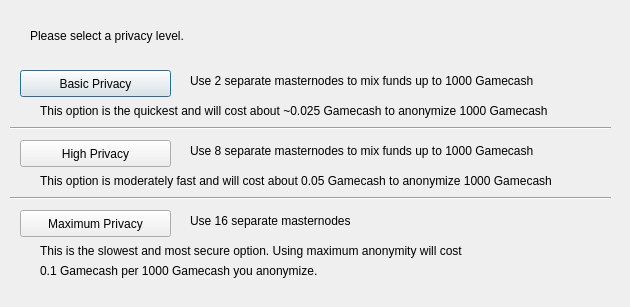
<?xml version="1.0" encoding="UTF-8"?>
<ui version="4.0">
 <class>DarksendConfig</class>
 <widget class="QDialog" name="DarksendConfig">
  <property name="geometry">
   <rect>
    <x>0</x>
    <y>0</y>
    <width>630</width>
    <height>307</height>
   </rect>
  </property>
  <property name="windowTitle">
   <string>Configure Darksend</string>
  </property>
  <widget class="QPushButton" name="buttonBasic">
   <property name="geometry">
    <rect>
     <x>20</x>
     <y>70</y>
     <width>151</width>
     <height>27</height>
    </rect>
   </property>
   <property name="text">
    <string>Basic Privacy</string>
   </property>
  </widget>
  <widget class="QPushButton" name="buttonHigh">
   <property name="geometry">
    <rect>
     <x>20</x>
     <y>140</y>
     <width>151</width>
     <height>27</height>
    </rect>
   </property>
   <property name="text">
    <string>High Privacy</string>
   </property>
  </widget>
  <widget class="QPushButton" name="buttonMax">
   <property name="geometry">
    <rect>
     <x>20</x>
     <y>210</y>
     <width>151</width>
     <height>27</height>
    </rect>
   </property>
   <property name="text">
    <string>Maximum Privacy</string>
   </property>
  </widget>
  <widget class="QLabel" name="label">
   <property name="geometry">
    <rect>
     <x>30</x>
     <y>20</y>
     <width>571</width>
     <height>31</height>
    </rect>
   </property>
   <property name="text">
    <string>Please select a privacy level.</string>
   </property>
  </widget>
  <widget class="QLabel" name="label_2">
   <property name="geometry">
    <rect>
     <x>190</x>
     <y>70</y>
     <width>421</width>
     <height>21</height>
    </rect>
   </property>
   <property name="text">
    <string>Use 2 separate masternodes to mix funds up to 1000 Gamecash</string>
   </property>
  </widget>
  <widget class="QLabel" name="label_3">
   <property name="geometry">
    <rect>
     <x>190</x>
     <y>140</y>
     <width>411</width>
     <height>21</height>
    </rect>
   </property>
   <property name="text">
    <string>Use 8 separate masternodes to mix funds up to 1000 Gamecash</string>
   </property>
  </widget>
  <widget class="QLabel" name="label_4">
   <property name="geometry">
    <rect>
     <x>190</x>
     <y>210</y>
     <width>421</width>
     <height>21</height>
    </rect>
   </property>
   <property name="text">
    <string>Use 16 separate masternodes</string>
   </property>
  </widget>
  <widget class="QLabel" name="label_6">
   <property name="geometry">
    <rect>
     <x>40</x>
     <y>100</y>
     <width>561</width>
     <height>21</height>
    </rect>
   </property>
   <property name="text">
    <string>This option is the quickest and will cost about ~0.025 Gamecash to anonymize 1000 Gamecash</string>
   </property>
  </widget>
  <widget class="QLabel" name="label_7">
   <property name="geometry">
    <rect>
     <x>40</x>
     <y>170</y>
     <width>561</width>
     <height>21</height>
    </rect>
   </property>
   <property name="text">
    <string>This option is moderately fast and will cost about 0.05 Gamecash to anonymize 1000 Gamecash</string>
   </property>
  </widget>
  <widget class="QLabel" name="label_8">
   <property name="geometry">
    <rect>
     <x>40</x>
     <y>240</y>
     <width>561</width>
     <height>21</height>
    </rect>
   </property>
   <property name="text">
    <string>This is the slowest and most secure option. Using maximum anonymity will cost</string>
   </property>
  </widget>
  <widget class="QLabel" name="label_9">
   <property name="geometry">
    <rect>
     <x>40</x>
     <y>260</y>
     <width>561</width>
     <height>21</height>
    </rect>
   </property>
   <property name="text">
    <string>0.1 Gamecash per 1000 Gamecash you anonymize.</string>
   </property>
  </widget>
  <widget class="Line" name="line">
   <property name="geometry">
    <rect>
     <x>10</x>
     <y>120</y>
     <width>601</width>
     <height>16</height>
    </rect>
   </property>
   <property name="orientation">
    <enum>Qt::Horizontal</enum>
   </property>
  </widget>
  <widget class="Line" name="line_2">
   <property name="geometry">
    <rect>
     <x>10</x>
     <y>190</y>
     <width>601</width>
     <height>16</height>
    </rect>
   </property>
   <property name="orientation">
    <enum>Qt::Horizontal</enum>
   </property>
  </widget>
 </widget>
 <resources/>
 <connections/>
</ui>
